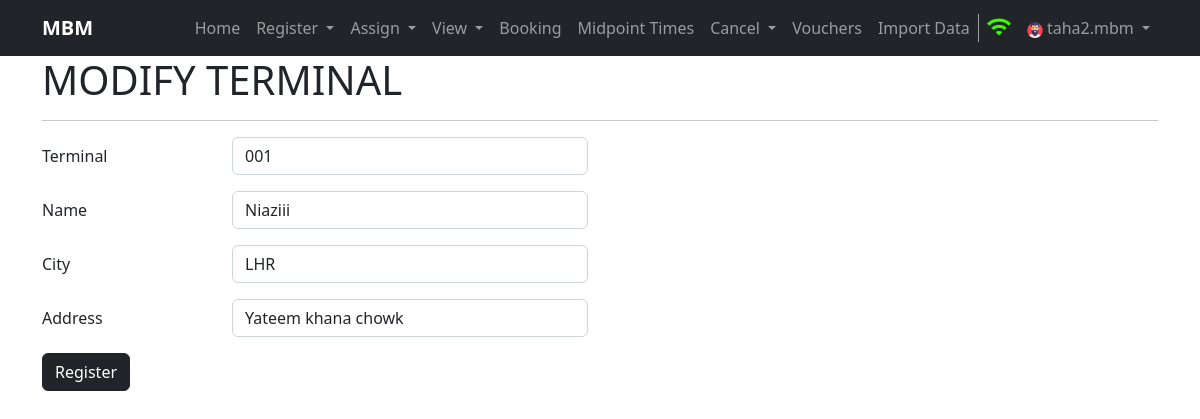
The app's page /modifyterminal/2 (signed in) with its own data.
### home/models.py (models this page shows, shortened)
class Terminal(models.Model):
    tcode = models.CharField(max_length=3, unique=True)
    name = models.CharField(max_length=100)
    city = models.CharField(max_length=100)
    address = models.CharField(max_length=150)
    created = models.DateTimeField(auto_now_add=True, editable=False, null=False, blank=False)
    last_modified = models.DateTimeField(auto_now_add=True, editable=False, null=False, blank=False)
    class Meta:
        verbose_name_plural = 'Terminal'

### home/views.py (the view, shortened to what this page needs)
# urls.py: path('modifyterminal/<int:t_id>', views.modifyterminal, name='modifyterminal')
def modifyterminal(request, t_id):
    if request.user.is_anonymous:
        return redirect('/login')
    terminal = None
    try:
        terminal = Terminal.objects.get(id=t_id)
    except Exception as e:
        messages.warning(request, e)
    return render(request, 'modifyterminal.html', {'terminal': terminal})

### templates/modifyterminal.html (shortened to what this page needs)
{% extends 'base.html' %}
{% block username %}{{ request.user.username }}{% endblock username %}
{%block body%}
<div class="container">
    <h1>MODIFY TERMINAL</h1>
    <hr>
</div>
<div class="container my-3">
    <form method="post" name="register" action="">
        <div class="mb-3 row">
          <label for="inputTCode" class="col-sm-2 col-form-label">Terminal</label>
          <div class="col-sm-4">
            <input type="number" class="form-control" id="inputTCode" name="inputTCode" placeholder="Terminal Code" minlength="3" maxlength="50" value="{{terminal.tcode}}" readonly required>
          </div>
        </div>
        <div class="mb-3 row">
            <label for="inputName" class="col-sm-2 col-form-label">Name</label>
            <div class="col-sm-4">
              <input type="text" class="form-control" id="inputName" name="inputName" placeholder="Terminal Name" minlength="3" maxlength="50" value="{{terminal.name}}" required>
            </div>
          </div>
          <div class="mb-3 row">
            <label for="inputCity" class="col-sm-2 col-form-label">City</label>
            <div class="col-sm-4">
              <input type="text" class="form-control" id="inputCity" placeholder="City Name" name="inputCity" minlength="3" maxlength="50" value="{{terminal.city}}" required>
            </div>
          </div>
          <div class="mb-3 row">
            <label for="inputAddress" class="col-sm-2 col-form-label">Address</label>
            <div class="col-sm-4">
              <input type="text" class="form-control" id="inputAddress" name="inputAddress" placeholder="Terminal Address" min="10" max="100" value="{{terminal.address}}" required>
            </div>
          </div>
          <button type="submit" class="btn btn-dark btn-md">Register</button>
    </form>
</div>
{%endblock body%}

### records on screen
Terminal: inputTCode "001", inputName "Niaziii", inputCity "LHR", inputAddress "Yateem khana chowk"

### other values on screen
{{ request.user.username }} "taha2.mbm"
